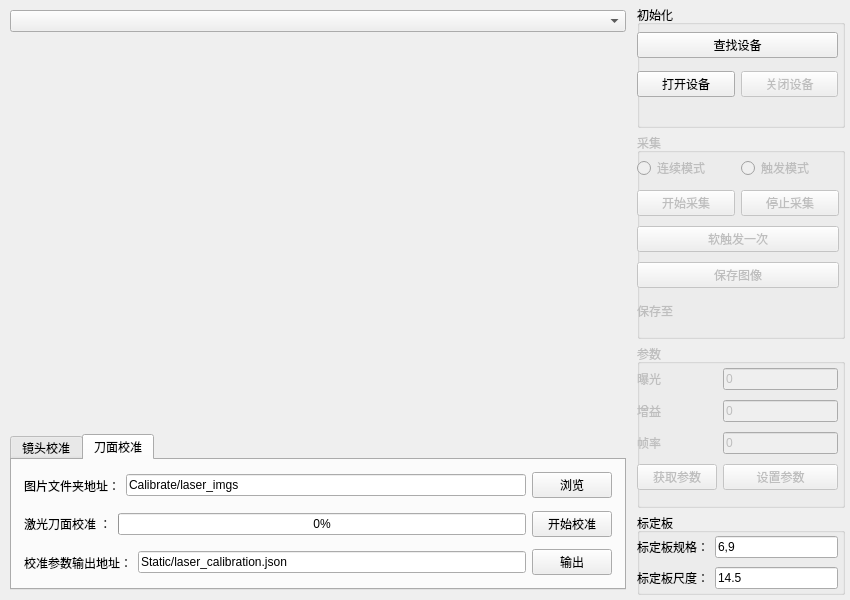
<?xml version="1.0" encoding="UTF-8"?>
<ui version="4.0">
 <class>MainWindow</class>
 <widget class="QMainWindow" name="MainWindow">
  <property name="geometry">
   <rect>
    <x>0</x>
    <y>0</y>
    <width>850</width>
    <height>600</height>
   </rect>
  </property>
  <property name="windowTitle">
   <string>相机校准插件</string>
  </property>
  <widget class="QWidget" name="centralwidget">
   <layout class="QHBoxLayout" name="horizontalLayout_7" stretch="3,1">
    <property name="leftMargin">
     <number>5</number>
    </property>
    <property name="topMargin">
     <number>5</number>
    </property>
    <property name="rightMargin">
     <number>5</number>
    </property>
    <property name="bottomMargin">
     <number>5</number>
    </property>
    <item>
     <widget class="QWidget" name="diswidget" native="true">
      <layout class="QVBoxLayout" name="verticalLayout_3" stretch="0,3,1">
       <property name="leftMargin">
        <number>5</number>
       </property>
       <property name="topMargin">
        <number>5</number>
       </property>
       <property name="rightMargin">
        <number>5</number>
       </property>
       <property name="bottomMargin">
        <number>5</number>
       </property>
       <item>
        <widget class="QComboBox" name="ComboDevices"/>
       </item>
       <item>
        <widget class="QWidget" name="widgetDisplay" native="true"/>
       </item>
       <item>
        <widget class="QTabWidget" name="tabWidget">
         <property name="currentIndex">
          <number>1</number>
         </property>
         <widget class="QWidget" name="tab">
          <attribute name="title">
           <string>镜头校准</string>
          </attribute>
          <layout class="QVBoxLayout" name="verticalLayout">
           <item>
            <widget class="QWidget" name="widget_5" native="true">
             <layout class="QHBoxLayout" name="horizontalLayout">
              <property name="leftMargin">
               <number>3</number>
              </property>
              <property name="topMargin">
               <number>3</number>
              </property>
              <property name="rightMargin">
               <number>3</number>
              </property>
              <property name="bottomMargin">
               <number>3</number>
              </property>
              <item>
               <widget class="QLabel" name="label_8">
                <property name="text">
                 <string>图片文件夹地址：</string>
                </property>
               </widget>
              </item>
              <item>
               <widget class="QLineEdit" name="filepath_camimgs">
                <property name="text">
                 <string>Calibrate/cam_imgs</string>
                </property>
               </widget>
              </item>
              <item>
               <widget class="QPushButton" name="filepath_edit_cam">
                <property name="text">
                 <string>浏览</string>
                </property>
               </widget>
              </item>
             </layout>
            </widget>
           </item>
           <item>
            <widget class="QWidget" name="widget_6" native="true">
             <layout class="QHBoxLayout" name="horizontalLayout_2">
              <property name="leftMargin">
               <number>3</number>
              </property>
              <property name="topMargin">
               <number>3</number>
              </property>
              <property name="rightMargin">
               <number>3</number>
              </property>
              <property name="bottomMargin">
               <number>3</number>
              </property>
              <item>
               <widget class="QLabel" name="label_9">
                <property name="text">
                 <string>镜头畸变校准 ：</string>
                </property>
               </widget>
              </item>
              <item>
               <widget class="QProgressBar" name="probar_camcali">
                <property name="value">
                 <number>0</number>
                </property>
               </widget>
              </item>
              <item>
               <widget class="QPushButton" name="start_cam_cali">
                <property name="text">
                 <string>开始校准</string>
                </property>
               </widget>
              </item>
             </layout>
            </widget>
           </item>
           <item>
            <widget class="QWidget" name="widget_4" native="true">
             <layout class="QHBoxLayout" name="horizontalLayout_3">
              <property name="leftMargin">
               <number>3</number>
              </property>
              <property name="topMargin">
               <number>3</number>
              </property>
              <property name="rightMargin">
               <number>3</number>
              </property>
              <property name="bottomMargin">
               <number>3</number>
              </property>
              <item>
               <widget class="QLabel" name="label_7">
                <property name="text">
                 <string>校准参数输出地址：</string>
                </property>
               </widget>
              </item>
              <item>
               <widget class="QLineEdit" name="outpath_camcail">
                <property name="text">
                 <string>Static/cam_calibration.json</string>
                </property>
               </widget>
              </item>
              <item>
               <widget class="QPushButton" name="output_cam_cali">
                <property name="text">
                 <string>输出</string>
                </property>
               </widget>
              </item>
             </layout>
            </widget>
           </item>
          </layout>
         </widget>
         <widget class="QWidget" name="tab_2">
          <attribute name="title">
           <string>刀面校准</string>
          </attribute>
          <layout class="QVBoxLayout" name="verticalLayout_2">
           <item>
            <widget class="QWidget" name="widget" native="true">
             <layout class="QHBoxLayout" name="horizontalLayout_4" stretch="0,0,0">
              <property name="leftMargin">
               <number>3</number>
              </property>
              <property name="topMargin">
               <number>3</number>
              </property>
              <property name="rightMargin">
               <number>3</number>
              </property>
              <property name="bottomMargin">
               <number>3</number>
              </property>
              <item>
               <widget class="QLabel" name="label">
                <property name="sizePolicy">
                 <sizepolicy hsizetype="Fixed" vsizetype="Preferred">
                  <horstretch>0</horstretch>
                  <verstretch>0</verstretch>
                 </sizepolicy>
                </property>
                <property name="text">
                 <string>图片文件夹地址：</string>
                </property>
               </widget>
              </item>
              <item>
               <widget class="QLineEdit" name="filepath_laserimgs">
                <property name="text">
                 <string>Calibrate/laser_imgs</string>
                </property>
               </widget>
              </item>
              <item>
               <widget class="QPushButton" name="filepath_edit_laser">
                <property name="text">
                 <string>浏览</string>
                </property>
               </widget>
              </item>
             </layout>
            </widget>
           </item>
           <item>
            <widget class="QWidget" name="widget_2" native="true">
             <layout class="QHBoxLayout" name="horizontalLayout_5" stretch="0,0,0">
              <property name="leftMargin">
               <number>3</number>
              </property>
              <property name="topMargin">
               <number>3</number>
              </property>
              <property name="rightMargin">
               <number>3</number>
              </property>
              <property name="bottomMargin">
               <number>3</number>
              </property>
              <item>
               <widget class="QLabel" name="label_2">
                <property name="sizePolicy">
                 <sizepolicy hsizetype="Preferred" vsizetype="Preferred">
                  <horstretch>0</horstretch>
                  <verstretch>0</verstretch>
                 </sizepolicy>
                </property>
                <property name="sizeIncrement">
                 <size>
                  <width>0</width>
                  <height>0</height>
                 </size>
                </property>
                <property name="baseSize">
                 <size>
                  <width>0</width>
                  <height>0</height>
                 </size>
                </property>
                <property name="text">
                 <string>激光刀面校准 ：</string>
                </property>
               </widget>
              </item>
              <item>
               <widget class="QProgressBar" name="probar_lasercali">
                <property name="value">
                 <number>0</number>
                </property>
               </widget>
              </item>
              <item>
               <widget class="QPushButton" name="start_laser_cali">
                <property name="text">
                 <string>开始校准</string>
                </property>
               </widget>
              </item>
             </layout>
            </widget>
           </item>
           <item>
            <widget class="QWidget" name="widget_3" native="true">
             <layout class="QHBoxLayout" name="horizontalLayout_6">
              <property name="leftMargin">
               <number>3</number>
              </property>
              <property name="topMargin">
               <number>3</number>
              </property>
              <property name="rightMargin">
               <number>3</number>
              </property>
              <property name="bottomMargin">
               <number>3</number>
              </property>
              <item>
               <widget class="QLabel" name="label_3">
                <property name="text">
                 <string>校准参数输出地址：</string>
                </property>
               </widget>
              </item>
              <item>
               <widget class="QLineEdit" name="outpath_lasercail">
                <property name="text">
                 <string>Static/laser_calibration.json</string>
                </property>
               </widget>
              </item>
              <item>
               <widget class="QPushButton" name="output_laser_cali">
                <property name="text">
                 <string>输出</string>
                </property>
               </widget>
              </item>
             </layout>
            </widget>
           </item>
          </layout>
         </widget>
        </widget>
       </item>
      </layout>
     </widget>
    </item>
    <item>
     <widget class="QWidget" name="sideWidget" native="true">
      <layout class="QVBoxLayout" name="verticalLayout_4" stretch="3,5,4,2">
       <property name="spacing">
        <number>5</number>
       </property>
       <property name="leftMargin">
        <number>0</number>
       </property>
       <property name="topMargin">
        <number>0</number>
       </property>
       <property name="rightMargin">
        <number>0</number>
       </property>
       <property name="bottomMargin">
        <number>0</number>
       </property>
       <item>
        <widget class="QGroupBox" name="groupInit">
         <property name="title">
          <string>初始化</string>
         </property>
         <widget class="QWidget" name="gridLayoutWidget">
          <property name="geometry">
           <rect>
            <x>0</x>
            <y>20</y>
            <width>201</width>
            <height>81</height>
           </rect>
          </property>
          <layout class="QGridLayout" name="gridLayout">
           <item row="2" column="2">
            <widget class="QPushButton" name="bnClose">
             <property name="enabled">
              <bool>false</bool>
             </property>
             <property name="text">
              <string>关闭设备</string>
             </property>
            </widget>
           </item>
           <item row="2" column="1">
            <widget class="QPushButton" name="bnOpen">
             <property name="text">
              <string>打开设备</string>
             </property>
            </widget>
           </item>
           <item row="1" column="1" colspan="2">
            <widget class="QPushButton" name="bnEnum">
             <property name="text">
              <string>查找设备</string>
             </property>
            </widget>
           </item>
          </layout>
         </widget>
        </widget>
       </item>
       <item>
        <widget class="QGroupBox" name="groupGrab">
         <property name="enabled">
          <bool>false</bool>
         </property>
         <property name="title">
          <string>采集</string>
         </property>
         <widget class="QWidget" name="gridLayoutWidget_2">
          <property name="geometry">
           <rect>
            <x>0</x>
            <y>19</y>
            <width>202</width>
            <height>141</height>
           </rect>
          </property>
          <layout class="QGridLayout" name="gridLayout_2">
           <item row="0" column="0">
            <widget class="QRadioButton" name="radioContinueMode">
             <property name="text">
              <string>连续模式</string>
             </property>
            </widget>
           </item>
           <item row="0" column="1">
            <widget class="QRadioButton" name="radioTriggerMode">
             <property name="text">
              <string>触发模式</string>
             </property>
            </widget>
           </item>
           <item row="3" column="0" colspan="2">
            <widget class="QPushButton" name="bnSoftwareTrigger">
             <property name="enabled">
              <bool>false</bool>
             </property>
             <property name="text">
              <string>软触发一次</string>
             </property>
            </widget>
           </item>
           <item row="4" column="0" colspan="2">
            <widget class="QPushButton" name="bnSaveImage">
             <property name="enabled">
              <bool>false</bool>
             </property>
             <property name="text">
              <string>保存图像</string>
             </property>
            </widget>
           </item>
           <item row="2" column="0">
            <widget class="QPushButton" name="bnStart">
             <property name="enabled">
              <bool>false</bool>
             </property>
             <property name="text">
              <string>开始采集</string>
             </property>
            </widget>
           </item>
           <item row="2" column="1">
            <widget class="QPushButton" name="bnStop">
             <property name="enabled">
              <bool>false</bool>
             </property>
             <property name="text">
              <string>停止采集</string>
             </property>
            </widget>
           </item>
          </layout>
         </widget>
         <widget class="QLabel" name="path_tips">
          <property name="geometry">
           <rect>
            <x>0</x>
            <y>170</y>
            <width>261</width>
            <height>16</height>
           </rect>
          </property>
          <property name="text">
           <string>保存至</string>
          </property>
         </widget>
        </widget>
       </item>
       <item>
        <widget class="QGroupBox" name="groupParam">
         <property name="enabled">
          <bool>false</bool>
         </property>
         <property name="title">
          <string>参数</string>
         </property>
         <widget class="QWidget" name="gridLayoutWidget_3">
          <property name="geometry">
           <rect>
            <x>0</x>
            <y>20</y>
            <width>201</width>
            <height>131</height>
           </rect>
          </property>
          <layout class="QGridLayout" name="gridLayoutParam" columnstretch="2,3">
           <item row="3" column="0">
            <widget class="QLabel" name="label_6">
             <property name="text">
              <string>帧率</string>
             </property>
            </widget>
           </item>
           <item row="1" column="1">
            <widget class="QLineEdit" name="edtGain">
             <property name="text">
              <string>0</string>
             </property>
            </widget>
           </item>
           <item row="1" column="0">
            <widget class="QLabel" name="label_5">
             <property name="text">
              <string>增益</string>
             </property>
            </widget>
           </item>
           <item row="0" column="0">
            <widget class="QLabel" name="label_4">
             <property name="text">
              <string>曝光</string>
             </property>
            </widget>
           </item>
           <item row="0" column="1">
            <widget class="QLineEdit" name="edtExposureTime">
             <property name="text">
              <string>0</string>
             </property>
            </widget>
           </item>
           <item row="4" column="0">
            <widget class="QPushButton" name="bnGetParam">
             <property name="text">
              <string>获取参数</string>
             </property>
            </widget>
           </item>
           <item row="4" column="1">
            <widget class="QPushButton" name="bnSetParam">
             <property name="text">
              <string>设置参数</string>
             </property>
            </widget>
           </item>
           <item row="3" column="1">
            <widget class="QLineEdit" name="edtFrameRate">
             <property name="text">
              <string>0</string>
             </property>
            </widget>
           </item>
          </layout>
         </widget>
        </widget>
       </item>
       <item>
        <widget class="QGroupBox" name="groupBorad">
         <property name="title">
          <string>标定板</string>
         </property>
         <widget class="QWidget" name="gridLayoutWidget_4">
          <property name="geometry">
           <rect>
            <x>0</x>
            <y>20</y>
            <width>201</width>
            <height>61</height>
           </rect>
          </property>
          <layout class="QGridLayout" name="gridLayoutborad">
           <item row="0" column="1">
            <widget class="QLineEdit" name="checkborad">
             <property name="text">
              <string>6,9</string>
             </property>
            </widget>
           </item>
           <item row="1" column="0">
            <widget class="QLabel" name="label_10">
             <property name="text">
              <string>标定板尺度：</string>
             </property>
            </widget>
           </item>
           <item row="1" column="1">
            <widget class="QLineEdit" name="squaresize">
             <property name="text">
              <string>14.5</string>
             </property>
            </widget>
           </item>
           <item row="0" column="0">
            <widget class="QLabel" name="label_11">
             <property name="text">
              <string>标定板规格：</string>
             </property>
            </widget>
           </item>
          </layout>
         </widget>
        </widget>
       </item>
      </layout>
     </widget>
    </item>
   </layout>
  </widget>
 </widget>
 <resources/>
 <connections/>
</ui>
